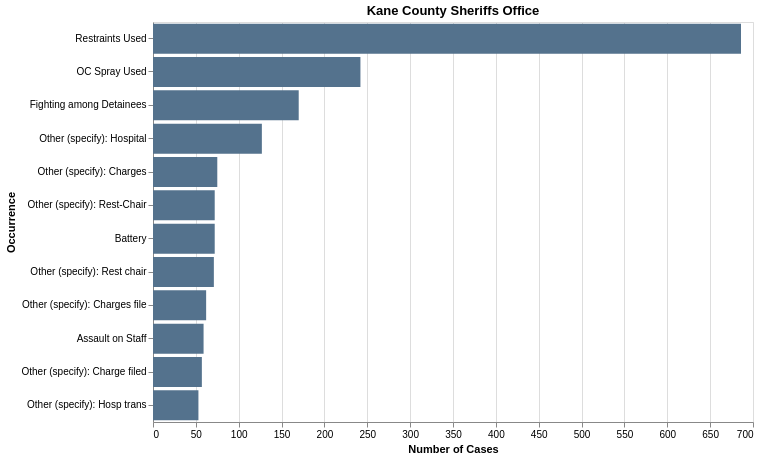

Notebook cell for this chart:
### Code cell
kane_county

### Figure 1 — Vega specification as saved in the notebook (floating-point values rounded to 4 significant figures)
{"$schema": "https://vega.github.io/schema/vega/v5.json", "data": [{"name": "source_0"}, {"name": "data_0", "values": [{"Cleaned Occurrences": "Restraints Used", "count": 686, "count_end": 686.0, "count_start": 0.0}, {"Cleaned Occurrences": "OC Spray Used", "count": 242, "count_end": 242.0, "count_start": 0.0}, {"Cleaned Occurrences": "Fighting among Detainees", "count": 170, "count_end": 170.0, "count_start": 0.0}, {"Cleaned Occurrences": "Other (specify): Hospital", "count": 127, "count_end": 127.0, "count_start": 0.0}, {"Cleaned Occurrences": "Other (specify): Charges", "count": 75, "count_end": 75.0, "count_start": 0.0}, {"Cleaned Occurrences": "Other (specify): Rest-Chair", "count": 72, "count_end": 72.0, "count_start": 0.0}, {"Cleaned Occurrences": "Battery", "count": 72, "count_end": 72.0, "count_start": 0.0}, {"Cleaned Occurrences": "Other (specify): Rest chair", "count": 71, "count_end": 71.0, "count_start": 0.0}, {"Cleaned Occurrences": "Other (specify): Charges file", "count": 62, "count_end": 62.0, "count_start": 0.0}, {"Cleaned Occurrences": "Assault on Staff", "count": 59, "count_end": 59.0, "count_start": 0.0}, {"Cleaned Occurrences": "Other (specify): Charge filed", "count": 57, "count_end": 57.0, "count_start": 0.0}, {"Cleaned Occurrences": "Other (specify): Hosp trans", "count": 53, "count_end": 53.0, "count_start": 0.0}]}, {"name": "source_0_y_domain_Cleaned Occurrences", "values": [{"Cleaned Occurrences": "Restraints Used", "sort_field": 686}, {"Cleaned Occurrences": "OC Spray Used", "sort_field": 242}, {"Cleaned Occurrences": "Fighting among Detainees", "sort_field": 170}, {"Cleaned Occurrences": "Other (specify): Hospital", "sort_field": 127}, {"Cleaned Occurrences": "Other (specify): Charges", "sort_field": 75}, {"Cleaned Occurrences": "Other (specify): Rest-Chair", "sort_field": 72}, {"Cleaned Occurrences": "Battery", "sort_field": 72}, {"Cleaned Occurrences": "Other (specify): Rest chair", "sort_field": 71}, {"Cleaned Occurrences": "Other (specify): Charges file", "sort_field": 62}, {"Cleaned Occurrences": "Assault on Staff", "sort_field": 59}, {"Cleaned Occurrences": "Other (specify): Charge filed", "sort_field": 57}, {"Cleaned Occurrences": "Other (specify): Hosp trans", "sort_field": 53}]}], "marks": [{"type": "rect", "name": "marks", "from": {"data": "data_0"}, "encode": {"update": {"fill": {"value": "#54728d"}, "tooltip": {"signal": "{\"Occurrence\": isValid(datum[\"Cleaned Occurrences\"]) ? datum[\"Cleaned Occurrences\"] : \"\"+datum[\"Cleaned Occurrences\"], \"Case Count\": format(datum[\"count\"], \",d\")}"}, "x": {"field": "count_end", "scale": "x"}, "height": {"signal": "max(0.25, bandwidth('y'))"}, "x2": {"field": "count_start", "scale": "x"}, "y": {"field": "Cleaned Occurrences", "scale": "y"}}}, "style": ["bar"]}], "scales": [{"name": "x", "type": "linear", "domain": {"data": "data_0", "fields": ["count_start", "count_end"]}, "range": [0, {"signal": "width"}], "nice": true, "zero": true}, {"name": "y", "type": "band", "domain": {"data": "source_0_y_domain_Cleaned Occurrences", "field": "Cleaned Occurrences", "sort": {"op": "max", "field": "sort_field", "order": "descending"}}, "range": [0, {"signal": "height"}], "paddingOuter": 0.05, "paddingInner": 0.1}], "axes": [{"scale": "x", "orient": "bottom", "ticks": false, "grid": true, "gridScale": "y", "labels": false, "aria": false, "tickCount": {"signal": "ceil(width/40)"}, "maxExtent": 0, "minExtent": 0, "domain": false, "zindex": 0}, {"scale": "x", "grid": false, "title": "Number of Cases", "tickCount": {"signal": "ceil(width/40)"}, "orient": "bottom", "labelFlush": true, "labelOverlap": true, "zindex": 0}, {"scale": "y", "title": "Occurrence", "zindex": 0, "grid": false, "orient": "left"}], "title": {"text": "Kane County Sheriffs Office", "frame": "group"}, "background": "white", "width": 600, "height": 400, "style": "cell", "padding": 5}
